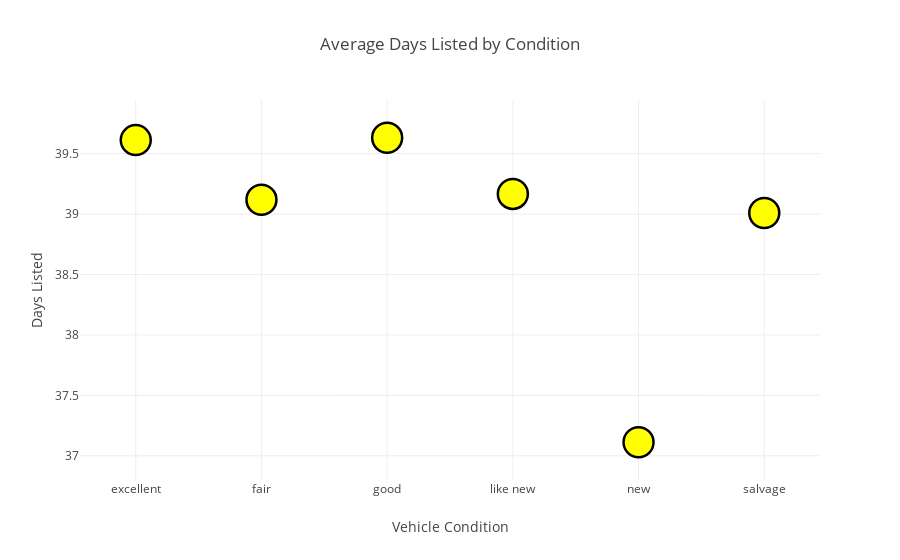
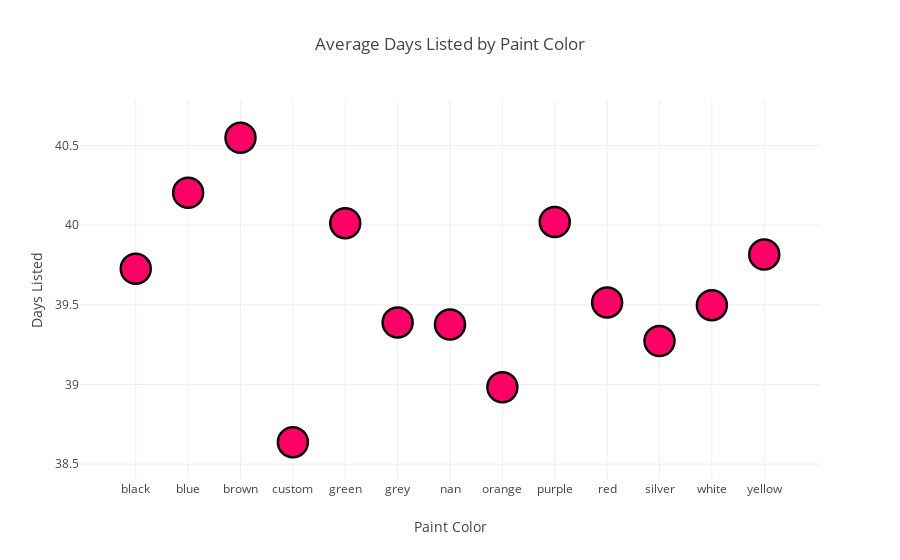
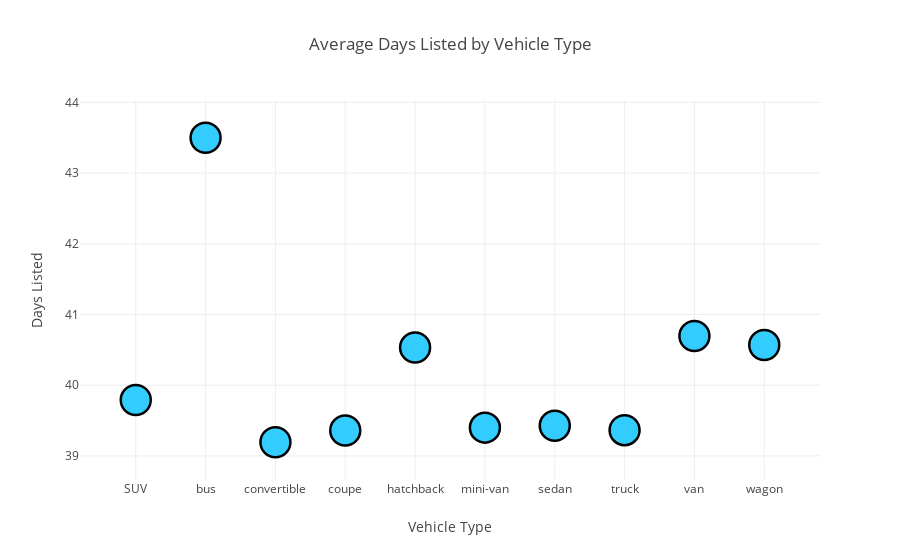
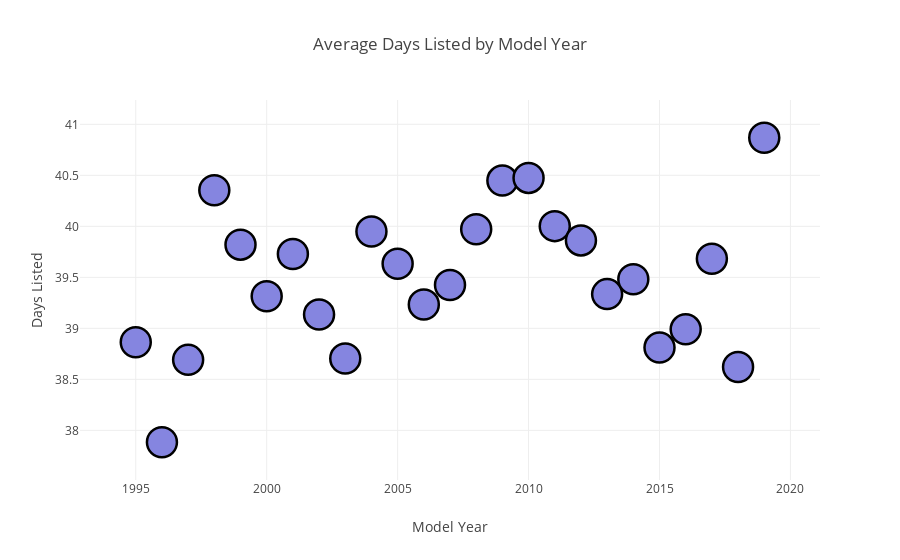

The code cell stored with these charts, in order, in its notebook:
### Code cell
# average days listed by type
avg_days_listed_type = df.groupby('type')['days_listed'].mean().reset_index()
avg_days_listed_type = avg_days_listed_type[avg_days_listed_type['type'] != 'other']
# average days listed by model year
avg_year_days = df.groupby('model_year')['days_listed'].mean().reset_index()
avg_year_days = avg_year_days.sort_values(by='days_listed', ascending=False)
avg_days_listed_year = avg_year_days.groupby('model_year')['days_listed'].mean().reset_index()
avg_days_listed_year = avg_days_listed_year[(avg_days_listed_year['model_year'] <= 2020) & (avg_days_listed_year['model_year'] >= 1995)]

# average days listed by color
avg_days_listed_color = df.groupby('paint_color')['days_listed'].mean().reset_index()

# average days listed by condition
avg_days_listed_condition = df.groupby('condition')['days_listed'].mean().reset_index()

# create scatter plots
fig1 = pl.scatter(avg_days_listed_type, x='type', y='days_listed', title='Average Days Listed by Vehicle Type', labels={'days_listed': 'Days Listed', 'type': 'Vehicle Type'})
fig1.update_traces(marker=dict(size=30, color='#33ccff'))
fig1.update_traces(marker_line_color='black', marker_line_width=2.5)

fig2 = pl.scatter(avg_days_listed_year, x='model_year', y='days_listed', title='Average Days Listed by Model Year', labels={'days_listed': 'Days Listed', 'model_year': 'Model Year'})
fig2.update_traces(marker=dict(size=30, color='#8585e0'))
fig2.update_traces(marker_line_color='black', marker_line_width=2.5)

fig3 = pl.scatter(avg_days_listed_color, x='paint_color', y='days_listed', title='Average Days Listed by Paint Color', labels={'days_listed': 'Days Listed', 'paint_color': 'Paint Color'})
fig3.update_traces(marker=dict(size=30, color='#ff0066', line=dict(color='black', width=2.5)))

# Create scatter plot for average days listed by condition
fig4 = pl.scatter(avg_days_listed_condition, x='condition', y='days_listed', title='Average Days Listed by Condition', labels={'days_listed': 'Days Listed', 'condition': 'Vehicle Condition'})
fig4.update_traces(marker=dict(size=30, color= '#ffff00', line=dict(color='black', width=2.5)))

fig4.show()
fig3.show()
fig1.show()
fig2.show()

### Figure 1 — Plotly figure (JSON) as saved in the notebook; plotly's stock layout.template omitted (floating-point values rounded to 4 significant figures)
{"data": [{"hovertemplate": "Vehicle Condition=%{x}<br>Days Listed=%{y}<extra></extra>", "legendgroup": "", "marker": {"color": "#ffff00", "line": {"color": "black", "width": 2.5}, "size": 30, "symbol": "circle"}, "mode": "markers", "name": "", "orientation": "v", "showlegend": false, "type": "scatter", "x": ["excellent", "fair", "good", "like new", "new", "salvage"], "xaxis": "x", "y": [39.61, 39.12, 39.63, 39.17, 37.11, 39.01], "yaxis": "y"}], "layout": {"legend": {"tracegroupgap": 0}, "title": {"text": "Average Days Listed by Condition"}, "xaxis": {"anchor": "y", "domain": [0, 1], "title": {"text": "Vehicle Condition"}}, "yaxis": {"anchor": "x", "domain": [0, 1], "title": {"text": "Days Listed"}}}}

### Figure 2 — Plotly figure (JSON) as saved in the notebook; plotly's stock layout.template omitted (floating-point values rounded to 4 significant figures)
{"data": [{"hovertemplate": "Paint Color=%{x}<br>Days Listed=%{y}<extra></extra>", "legendgroup": "", "marker": {"color": "#ff0066", "line": {"color": "black", "width": 2.5}, "size": 30, "symbol": "circle"}, "mode": "markers", "name": "", "orientation": "v", "showlegend": false, "type": "scatter", "x": ["black", "blue", "brown", "custom", "green", "grey", "nan", "orange", "purple", "red", "silver", "white", "yellow"], "xaxis": "x", "y": [39.73, 40.2, 40.55, 38.64, 40.01, 39.39, 39.38, 38.98, 40.02, 39.51, 39.27, 39.5, 39.82], "yaxis": "y"}], "layout": {"legend": {"tracegroupgap": 0}, "title": {"text": "Average Days Listed by Paint Color"}, "xaxis": {"anchor": "y", "domain": [0, 1], "title": {"text": "Paint Color"}}, "yaxis": {"anchor": "x", "domain": [0, 1], "title": {"text": "Days Listed"}}}}

### Figure 3 — Plotly figure (JSON) as saved in the notebook; plotly's stock layout.template omitted (floating-point values rounded to 4 significant figures)
{"data": [{"hovertemplate": "Vehicle Type=%{x}<br>Days Listed=%{y}<extra></extra>", "legendgroup": "", "marker": {"color": "#33ccff", "line": {"color": "black", "width": 2.5}, "size": 30, "symbol": "circle"}, "mode": "markers", "name": "", "orientation": "v", "showlegend": false, "type": "scatter", "x": ["SUV", "bus", "convertible", "coupe", "hatchback", "mini-van", "sedan", "truck", "van", "wagon"], "xaxis": "x", "y": [39.79, 43.5, 39.19, 39.36, 40.53, 39.4, 39.43, 39.36, 40.7, 40.57], "yaxis": "y"}], "layout": {"legend": {"tracegroupgap": 0}, "title": {"text": "Average Days Listed by Vehicle Type"}, "xaxis": {"anchor": "y", "domain": [0, 1], "title": {"text": "Vehicle Type"}}, "yaxis": {"anchor": "x", "domain": [0, 1], "title": {"text": "Days Listed"}}}}

### Figure 4 — Plotly figure (JSON) as saved in the notebook; plotly's stock layout.template omitted (floating-point values rounded to 4 significant figures)
{"data": [{"hovertemplate": "Model Year=%{x}<br>Days Listed=%{y}<extra></extra>", "legendgroup": "", "marker": {"color": "#8585e0", "line": {"color": "black", "width": 2.5}, "size": 30, "symbol": "circle"}, "mode": "markers", "name": "", "orientation": "v", "showlegend": false, "type": "scatter", "x": [1995, 1996, 1997, 1998, 1999, 2000, 2001, 2002, 2003, 2004, 2005, 2006, 2007, 2008, 2009, 2010, 2011, 2012, 2013, 2014, 2015, 2016, 2017, 2018, 2019], "xaxis": "x", "y": [38.86, 37.88, 38.69, 40.35, 39.82, 39.31, 39.73, 39.14, 38.7, 39.95, 39.63, 39.23, 39.42, 39.97, 40.45, 40.47, 40.0, 39.86, 39.34, 39.48, 38.81, 38.99, 39.68, 38.62, 40.87], "yaxis": "y"}], "layout": {"legend": {"tracegroupgap": 0}, "title": {"text": "Average Days Listed by Model Year"}, "xaxis": {"anchor": "y", "domain": [0, 1], "title": {"text": "Model Year"}}, "yaxis": {"anchor": "x", "domain": [0, 1], "title": {"text": "Days Listed"}}}}
